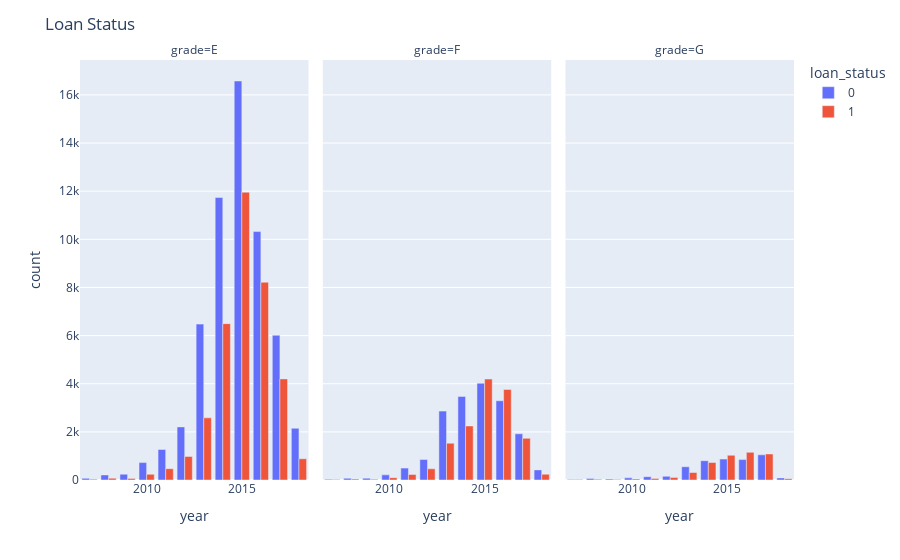

Notebook cell for this chart:
### Code cell
import plotly.express as px
temp_sum['loan_status'] = temp_sum['loan_status'].astype('object')
fig = px.bar(temp_sum,x='year',y='loan_amnt',facet_col='grade',color='loan_status',barmode='group')
fig.update_layout(yaxis_title="count",title="Loan Status")
fig.show()

### Figure 1 — Plotly figure (JSON) as saved in the notebook; plotly's stock layout.template omitted (floating-point values rounded to 4 significant figures)
{"data": [{"alignmentgroup": "True", "hovertemplate": "loan_status=0<br>grade=E<br>year=%{x}<br>loan_amnt=%{y}<extra></extra>", "legendgroup": "0", "marker": {"color": "#636efa"}, "name": "0", "offsetgroup": "0", "orientation": "v", "showlegend": true, "textposition": "auto", "type": "bar", "x": [2007, 2008, 2009, 2010, 2011, 2012, 2013, 2014, 2015, 2016, 2017, 2018], "xaxis": "x", "y": [69, 210, 241, 723, 1268, 2207, 6477, 11736, 16578, 10322, 6013, 2149], "yaxis": "y"}, {"alignmentgroup": "True", "hovertemplate": "loan_status=0<br>grade=F<br>year=%{x}<br>loan_amnt=%{y}<extra></extra>", "legendgroup": "0", "marker": {"color": "#636efa"}, "name": "0", "offsetgroup": "0", "orientation": "v", "showlegend": false, "textposition": "auto", "type": "bar", "x": [2007, 2008, 2009, 2010, 2011, 2012, 2013, 2014, 2015, 2016, 2017, 2018], "xaxis": "x2", "y": [27, 73, 77, 214, 494, 850, 2862, 3474, 4018, 3293, 1919, 420], "yaxis": "y2"}, {"alignmentgroup": "True", "hovertemplate": "loan_status=0<br>grade=G<br>year=%{x}<br>loan_amnt=%{y}<extra></extra>", "legendgroup": "0", "marker": {"color": "#636efa"}, "name": "0", "offsetgroup": "0", "orientation": "v", "showlegend": false, "textposition": "auto", "type": "bar", "x": [2007, 2008, 2009, 2010, 2011, 2012, 2013, 2014, 2015, 2016, 2017, 2018], "xaxis": "x3", "y": [18, 58, 37, 89, 137, 153, 551, 801, 869, 848, 1046, 87], "yaxis": "y3"}, {"alignmentgroup": "True", "hovertemplate": "loan_status=1<br>grade=E<br>year=%{x}<br>loan_amnt=%{y}<extra></extra>", "legendgroup": "1", "marker": {"color": "#EF553B"}, "name": "1", "offsetgroup": "1", "orientation": "v", "showlegend": true, "textposition": "auto", "type": "bar", "x": [2007, 2008, 2009, 2010, 2011, 2012, 2013, 2014, 2015, 2016, 2017, 2018], "xaxis": "x", "y": [31, 75, 67, 239, 471, 978, 2582, 6497, 11958, 8217, 4201, 883], "yaxis": "y"}, {"alignmentgroup": "True", "hovertemplate": "loan_status=1<br>grade=F<br>year=%{x}<br>loan_amnt=%{y}<extra></extra>", "legendgroup": "1", "marker": {"color": "#EF553B"}, "name": "1", "offsetgroup": "1", "orientation": "v", "showlegend": false, "textposition": "auto", "type": "bar", "x": [2007, 2008, 2009, 2010, 2011, 2012, 2013, 2014, 2015, 2016, 2017, 2018], "xaxis": "x2", "y": [25, 38, 28, 97, 228, 465, 1530, 2246, 4194, 3764, 1730, 240], "yaxis": "y2"}, {"alignmentgroup": "True", "hovertemplate": "loan_status=1<br>grade=G<br>year=%{x}<br>loan_amnt=%{y}<extra></extra>", "legendgroup": "1", "marker": {"color": "#EF553B"}, "name": "1", "offsetgroup": "1", "orientation": "v", "showlegend": false, "textposition": "auto", "type": "bar", "x": [2007, 2008, 2009, 2010, 2011, 2012, 2013, 2014, 2015, 2016, 2017, 2018], "xaxis": "x3", "y": [17, 28, 18, 44, 66, 108, 312, 726, 1027, 1149, 1081, 56], "yaxis": "y3"}], "layout": {"annotations": [{"font": {}, "showarrow": false, "text": "grade=E", "x": 0.16, "xanchor": "center", "xref": "paper", "y": 1, "yanchor": "bottom", "yref": "paper"}, {"font": {}, "showarrow": false, "text": "grade=F", "x": 0.5, "xanchor": "center", "xref": "paper", "y": 1, "yanchor": "bottom", "yref": "paper"}, {"font": {}, "showarrow": false, "text": "grade=G", "x": 0.84, "xanchor": "center", "xref": "paper", "y": 1, "yanchor": "bottom", "yref": "paper"}], "barmode": "group", "legend": {"title": {"text": "loan_status"}, "tracegroupgap": 0}, "margin": {"t": 60}, "title": {"text": "Loan Status"}, "xaxis": {"anchor": "y", "domain": [0, 0.32], "title": {"text": "year"}}, "xaxis2": {"anchor": "y2", "domain": [0.34, 0.66], "matches": "x", "title": {"text": "year"}}, "xaxis3": {"anchor": "y3", "domain": [0.68, 1.0], "matches": "x", "title": {"text": "year"}}, "yaxis": {"anchor": "x", "domain": [0, 1], "title": {"text": "count"}}, "yaxis2": {"anchor": "x2", "domain": [0, 1], "matches": "y", "showticklabels": false}, "yaxis3": {"anchor": "x3", "domain": [0, 1], "matches": "y", "showticklabels": false}}}
